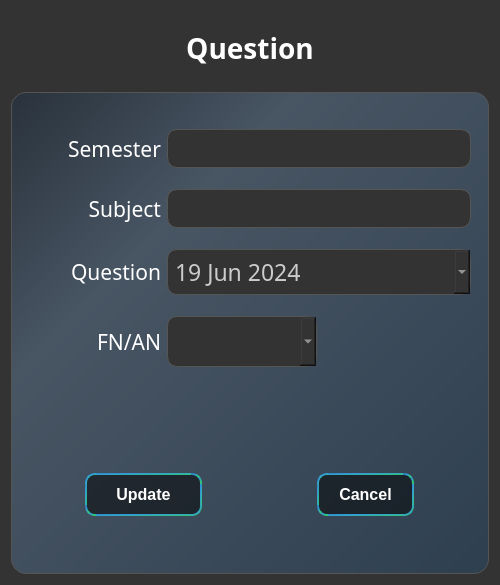
<?xml version="1.0" encoding="UTF-8"?>
<ui version="4.0">
 <class>Editsub</class>
 <widget class="QDialog" name="Editsub">
  <property name="geometry">
   <rect>
    <x>0</x>
    <y>0</y>
    <width>500</width>
    <height>585</height>
   </rect>
  </property>
  <property name="windowTitle">
   <string>New Question</string>
  </property>
  <property name="windowIcon">
   <iconset resource="icon.qrc">
    <normaloff>:/icons/mainicon.png</normaloff>:/icons/mainicon.png</iconset>
  </property>
  <property name="whatsThis">
   <string>Add a question for a particular Subject</string>
  </property>
  <property name="styleSheet">
   <string notr="true">#Editsub { background-color: #333333;}

QPushButton {
border: 2px solid transparent; 
border-radius: 10px;
background-color: rgba(0, 0, 0, 0.5);
padding: 10px 20px;
font-size: 16px;
font-weight: bold;
color: white;
border-color: qlineargradient(x1: 0, y1: 0, x2: 1, y2: 1, stop: 0 #2980b9, stop: 0.3 #3498db, stop: 1 #2ecc71);
}
QPushButton:hover {
background-color:qlineargradient(x1: 0, y1: 0, x2: 1, y2: 1, stop: 0 #2980b9, stop: 0.3 #3498db, stop: 1 #2ecc71);
color: black;
border: 2px solid transparent; 
border-color: black; 
}



QLabel {color: white;}

#Box{ background-color: qlineargradient(x1: 0, y1: 0, x2: 1, y2: 1, stop: 0 #29323c, stop: 0.3 #485563, stop: 1 #2e3f50);
 border-radius: 15px;
    color: #FFFFFF;
    border: 1px solid #555555;
    padding: 20px;}

QLineEdit,QPlainTextEdit,QComboBox,QDateEdit{
    background-color: #333333; /* Dark background */
    color: #CCCCCC; /* Light gray text */
    border: 1px solid #555555;
    border-radius: 10px;
    padding: 5px;
}

QComboBox QAbstractItemView {
    background-color: #333333; /* Dark background */
    color: #FFFFFF; /* White text */
    border: 1px solid #29a19c;
    selection-background-color: #29a19c;
    selection-color: #1e1e1e;
}

QCalendarWidget {
    background-color: #333333; /* Dark background */
    color: #CCCCCC; /* Light gray text */
    border: 1px solid #555555;
    border-radius: 10px;
    padding: 5px;
    font-family: 'Dungeon'; 
    font-size: 14px; 
}

/* Navigation buttons */
QCalendarWidget QToolButton {
    background-color: rgba(0, 0, 0, 0.5); /* Semi-transparent black background */
    color: white;
    border: none;
    height: 25px;
    font-size: 14px;
    font-weight: bold;
    border-radius: 5px;
    border: 1px solid transparent;
    border-color: qlineargradient(x1: 0, y1: 0, x2: 1, y2: 1, stop: 0 #2980b9, stop: 0.3 #3498db, stop: 1 #2ecc71);
}

QCalendarWidget QToolButton:hover {
    background-color: qlineargradient(x1: 0, y1: 0, x2: 1, y2: 1, stop: 0 #2980b9, stop: 0.3 #3498db, stop: 1 #2ecc71); /* Gradient background */
    color: black;
    border: 1px solid transparent;
    border-color: black;
}

/* Month and year navigation buttons */
QCalendarWidget QWidget#qt_calendar_navigationbar {
    background-color: #333333; /* Match the main background */
    border: none;
}

/* Day of the week header */
QCalendarWidget QTableView QHeaderView::section {
    background-color: #555555;
    color: #CCCCCC;
    border: 1px solid #555555;
   font-family: 'Dungeon'; 
    font-size: 14px; 
}

/* Selected date */
QCalendarWidget QAbstractItemView:enabled {
    font-size: 12px; /* Font size of the dates */
    color: #CCCCCC; /* Text color of the dates */
    selection-background-color: #29a19c; /* Selected date background */
    selection-color: #1e1e1e; /* Selected date text color */
   font-family: 'Dungeon'; 
    font-size: 14px; 
}

/* General dates */
QCalendarWidget QTableView {
    background-color: #333333;
    border: 1px solid #555555;
    alternate-background-color: #3b3b3b;
     font-family: 'Dungeon'; 
    font-size: 14px;  
}

/* The month view navigation buttons (left, right, month, year) */
QCalendarWidget QToolButton::menu-indicator {
    image: none;
}

QCalendarWidget QToolButton::down-arrow {
    image: none;
}

/* Year and month selector */
QCalendarWidget QSpinBox {
    background-color: #333333; /* Match the main background */
    color: #CCCCCC; /* Light gray text */
    border: 1px solid #555555;
    font-family: 'Dungeon'; 
    font-size: 14px;  
}

QCalendarWidget QSpinBox::up-button, QCalendarWidget QSpinBox::down-button {
    background-color: #333333;
    subcontrol-origin: border;
}

QCalendarWidget QSpinBox::up-button:hover, QCalendarWidget QSpinBox::down-button:hover {
    background-color: #29a19c;
}

/* Menu for month selection */
QCalendarWidget QMenu {
    background-color: #333333; /* Dark background */
    color: #CCCCCC; /* Light gray text */
    border: 1px solid #555555;
    font-family: 'Dungeon'; 
    font-size: 14px; 
}</string>
  </property>
  <layout class="QVBoxLayout" name="verticalLayout_2">
   <item>
    <widget class="QWidget" name="widget_2" native="true">
     <property name="minimumSize">
      <size>
       <width>0</width>
       <height>65</height>
      </size>
     </property>
     <property name="maximumSize">
      <size>
       <width>16777215</width>
       <height>75</height>
      </size>
     </property>
     <layout class="QHBoxLayout" name="horizontalLayout">
      <item>
       <widget class="QLabel" name="label_5">
        <property name="minimumSize">
         <size>
          <width>0</width>
          <height>0</height>
         </size>
        </property>
        <property name="font">
         <font>
          <family>Dungeon</family>
          <pointsize>21</pointsize>
          <weight>75</weight>
          <bold>true</bold>
         </font>
        </property>
        <property name="text">
         <string>Question</string>
        </property>
        <property name="alignment">
         <set>Qt::AlignCenter</set>
        </property>
       </widget>
      </item>
     </layout>
    </widget>
   </item>
   <item>
    <widget class="QWidget" name="Box" native="true">
     <layout class="QVBoxLayout" name="verticalLayout">
      <item>
       <widget class="QWidget" name="widget" native="true">
        <property name="minimumSize">
         <size>
          <width>0</width>
          <height>200</height>
         </size>
        </property>
        <property name="maximumSize">
         <size>
          <width>16777215</width>
          <height>300</height>
         </size>
        </property>
        <layout class="QFormLayout" name="formLayout">
         <property name="verticalSpacing">
          <number>21</number>
         </property>
         <item row="0" column="0">
          <widget class="QLabel" name="label_2">
           <property name="minimumSize">
            <size>
             <width>132</width>
             <height>0</height>
            </size>
           </property>
           <property name="font">
            <font>
             <family>Orbitron</family>
             <pointsize>16</pointsize>
            </font>
           </property>
           <property name="text">
            <string>Semester</string>
           </property>
           <property name="alignment">
            <set>Qt::AlignRight|Qt::AlignTrailing|Qt::AlignVCenter</set>
           </property>
          </widget>
         </item>
         <item row="0" column="1">
          <widget class="QLineEdit" name="lineEdit_2">
           <property name="minimumSize">
            <size>
             <width>0</width>
             <height>30</height>
            </size>
           </property>
           <property name="font">
            <font>
             <pointsize>16</pointsize>
            </font>
           </property>
           <property name="echoMode">
            <enum>QLineEdit::Normal</enum>
           </property>
           <property name="readOnly">
            <bool>true</bool>
           </property>
          </widget>
         </item>
         <item row="1" column="0">
          <widget class="QLabel" name="label_6">
           <property name="minimumSize">
            <size>
             <width>132</width>
             <height>0</height>
            </size>
           </property>
           <property name="font">
            <font>
             <family>Orbitron</family>
             <pointsize>16</pointsize>
            </font>
           </property>
           <property name="text">
            <string>Subject</string>
           </property>
           <property name="alignment">
            <set>Qt::AlignRight|Qt::AlignTrailing|Qt::AlignVCenter</set>
           </property>
          </widget>
         </item>
         <item row="1" column="1">
          <widget class="QLineEdit" name="lineEdit_3">
           <property name="minimumSize">
            <size>
             <width>0</width>
             <height>30</height>
            </size>
           </property>
           <property name="font">
            <font>
             <pointsize>16</pointsize>
            </font>
           </property>
           <property name="echoMode">
            <enum>QLineEdit::Normal</enum>
           </property>
           <property name="readOnly">
            <bool>true</bool>
           </property>
          </widget>
         </item>
         <item row="2" column="0">
          <widget class="QLabel" name="label_3">
           <property name="minimumSize">
            <size>
             <width>132</width>
             <height>0</height>
            </size>
           </property>
           <property name="font">
            <font>
             <family>Orbitron</family>
             <pointsize>16</pointsize>
            </font>
           </property>
           <property name="text">
            <string>Question</string>
           </property>
           <property name="alignment">
            <set>Qt::AlignRight|Qt::AlignTrailing|Qt::AlignVCenter</set>
           </property>
          </widget>
         </item>
         <item row="2" column="1">
          <widget class="QDateEdit" name="dateEdit">
           <property name="font">
            <font>
             <family>Digital-7 Mono</family>
             <pointsize>17</pointsize>
            </font>
           </property>
           <property name="minimumDate">
            <date>
             <year>2024</year>
             <month>6</month>
             <day>19</day>
            </date>
           </property>
           <property name="currentSection">
            <enum>QDateTimeEdit::MonthSection</enum>
           </property>
           <property name="calendarPopup">
            <bool>true</bool>
           </property>
           <property name="date">
            <date>
             <year>2024</year>
             <month>6</month>
             <day>19</day>
            </date>
           </property>
          </widget>
         </item>
         <item row="3" column="0">
          <widget class="QLabel" name="label_7">
           <property name="minimumSize">
            <size>
             <width>132</width>
             <height>0</height>
            </size>
           </property>
           <property name="font">
            <font>
             <family>Orbitron</family>
             <pointsize>16</pointsize>
            </font>
           </property>
           <property name="text">
            <string>FN/AN</string>
           </property>
           <property name="alignment">
            <set>Qt::AlignRight|Qt::AlignTrailing|Qt::AlignVCenter</set>
           </property>
          </widget>
         </item>
         <item row="3" column="1">
          <widget class="QComboBox" name="comboBox">
           <property name="minimumSize">
            <size>
             <width>0</width>
             <height>30</height>
            </size>
           </property>
           <property name="maximumSize">
            <size>
             <width>150</width>
             <height>16777215</height>
            </size>
           </property>
           <property name="font">
            <font>
             <family>Agency FB</family>
             <pointsize>20</pointsize>
            </font>
           </property>
          </widget>
         </item>
        </layout>
       </widget>
      </item>
      <item>
       <widget class="QWidget" name="widget_3" native="true">
        <property name="maximumSize">
         <size>
          <width>16777215</width>
          <height>100</height>
         </size>
        </property>
        <layout class="QHBoxLayout" name="horizontalLayout_2">
         <item>
          <widget class="QPushButton" name="Update">
           <property name="maximumSize">
            <size>
             <width>117</width>
             <height>16777215</height>
            </size>
           </property>
           <property name="text">
            <string>Update</string>
           </property>
          </widget>
         </item>
         <item>
          <widget class="QDialogButtonBox" name="buttonBox">
           <property name="maximumSize">
            <size>
             <width>150</width>
             <height>16777215</height>
            </size>
           </property>
           <property name="orientation">
            <enum>Qt::Horizontal</enum>
           </property>
           <property name="standardButtons">
            <set>QDialogButtonBox::Cancel</set>
           </property>
          </widget>
         </item>
        </layout>
       </widget>
      </item>
     </layout>
    </widget>
   </item>
  </layout>
 </widget>
 <resources>
  <include location="icon.qrc"/>
 </resources>
 <connections/>
</ui>
